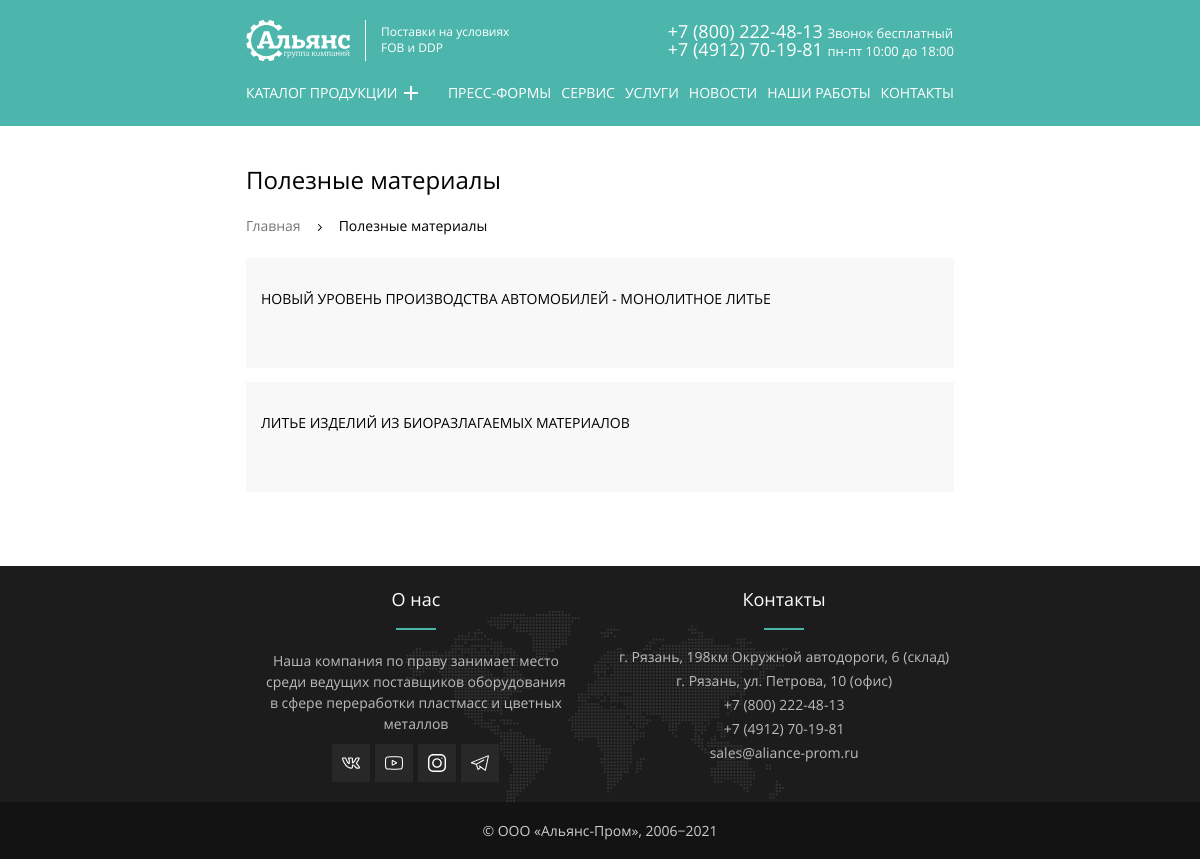
Screenshot of /?view=articles with the database file from the repository.
### tables this page shows
CREATE TABLE articles (
  id INT AUTO_INCREMENT PRIMARY KEY,
  title VARCHAR(128) NOT NULL UNIQUE,
  small_image_path VARCHAR(255),
  small_content TEXT,
  content LONGTEXT,
  seo_title VARCHAR(255),
  seo_description VARCHAR(255)
);

### parts/helpers.php (called while the page is built, shortened)
<?php
function include_template($name, array $data = [])
{
    $name = 'views/pages/' . $name;
    extract($data);
    require $name;
    $result = ob_get_clean();
    return $result;
}

### parts/database.php (called while the page is built, shortened)
<?php
function fetchData($link, $sql): array
{
    $result = mysqli_query($link, $sql) or die(mysqli_error($link));
    return mysqli_fetch_all($result, MYSQLI_ASSOC);
}
function getArticles($link): array
{
  $sql = "SELECT id, title, small_image_path, small_content, content, seo_title, seo_description FROM articles ORDER BY id DESC";
  return fetchData($link, $sql);
}

### views/pages/articles.php (the view, shortened to what this page needs)
<div class="container">
  <h1 class="main-title">Полезные материалы</h1>
  <ul class="breadcrumbs-list">
    <li class="breadcrumbs-list__item">
      <a class="breadcrumbs-list__link" href="index.php">Главная</a>
    </li>
    <li class="breadcrumbs-list__item">
      <a class="breadcrumbs-list__link" href="?view=articles">Полезные материалы</a>
    </li>
  </ul>
  <ul class="news-list page-news-list">
    <?php foreach ($data as $articles): ?>
      <li class="news-list__item">
        <div class="news-list__inner">
          <div class="news__img">
          </div>
          <h3 class="news__title">
            <a href="?view=article-page&id=<?= $articles['id'] ?>" class="news__link">
              <?= $articles['title']; ?>
            </a>
          </h3>
        </div>
      </li>
    <?php endforeach; ?>
  </ul>
</div>

### css/style.css (style rules this page uses)
.main-title { font-size: 24px; font-weight: 400; }

### css/main.css (style rules this page uses)
html { height: 100%; width: 100%; box-sizing: border-box; }
body { display: flex; flex-direction: column; min-height: 100vh; margin: 0; padding: 0; font-weight: 400; font-size: 14px; line-height: 1.5; font-family: "OpenSans", "Arial", "Helvetica", sans-serif; color: #000000; }
h3 { font-size: 16px; font-weight: 400; }
a { color: #777777; text-decoration: none; }
ul { margin: 0; padding: 0; list-style: none; }
*, *::before, *::after { box-sizing: inherit; }
.container { margin-right: auto; margin-left: auto; padding-right: 20px; padding-left: 20px; }
@media (min-width: 768px) { .container { max-width: 768px; padding-right: 30px; padding-left: 30px; } }
.breadcrumbs-list { margin: 0; padding: 0; list-style: none; display: flex; flex-wrap: wrap; margin-bottom: 20px; }
.breadcrumbs-list__link { font-weight: 300; line-height: 24px; color: #777777; }
.breadcrumbs-list__item { position: relative; }
.breadcrumbs-list__item:not(:last-child) { position: relative; margin-right: 16px; padding-right: 22px; }
.breadcrumbs-list__item:not(:last-child)::before { content: ""; position: absolute; top: 50%; right: 0; width: 5px; height: 7px; margin-top: -2px; background-color: transparent; background-image: url("../img/nav-arrow.svg"); background-repeat: no-repeat; }
.breadcrumbs-list__item:last-child .breadcrumbs-list__link { color: #000000; pointer-events: none; }
.news-list { padding: 0; margin-top: 0; margin-bottom: 20px; }
.news-list__item { position: relative; display: block; width: 100%; margin-bottom: 2%; padding: 15px 15px; background: #f8f8f8; box-sizing: border-box; }
.news-list__inner { position: relative; display: block; min-height: 80px; text-align: left; }
.news__title { margin-top: 0; margin-bottom: 10px; font-size: 14px; line-height: 1.4; text-transform: uppercase; }
.news__link { color: #000000; }
.news__img { width: 16px; height: 16px; vertical-align: middle; fill: #888888; }
.page-news-list .news-list__item { width: 100%; }
@media (min-width: 768px) { .news-list { display: flex; flex-wrap: wrap; justify-content: space-between; } }
@media (min-width: 768px) { .news-list__item { width: 49%; } }

### rows the page displays
articles: title "НОВЫЙ УРОВЕНЬ ПРОИЗВОДСТВА АВТОМОБИЛЕЙ - МОНОЛИТНОЕ ЛИТЬЕ"
articles: title "ЛИТЬЕ ИЗДЕЛИЙ ИЗ БИОРАЗЛАГАЕМЫХ МАТЕРИАЛОВ"
